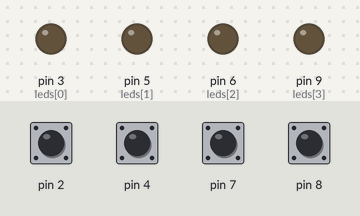
A sketch run on a simulated Arduino Leonardo, built with avr-gcc and run on an emulated ATmega32U4. Parts: output pins drawn as LEDs (lit = HIGH). The inputs (shaded band) are chosen by the test bench; at power-on: pin 2, pin 4, pin 7, pin 8 HIGH. Random numbers use the default seed unless the sketch sets one; USB keyboard and mouse output is not drawn.

Above: at 1.2 s.
1.3 s: pin 2 pulled LOW for 0.15 s
At 2.85 s:
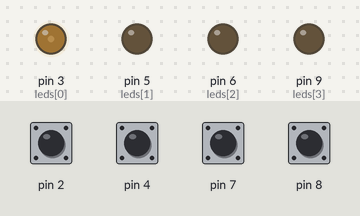
4.4 s: pin 2 pulled LOW for 1 s
At 5.1 s:
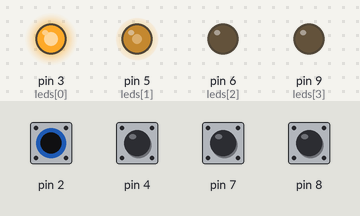
At 5.65 s:
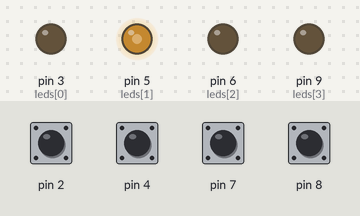
7.9 s: pin 2 pulled LOW for 0.15 s
11.0 s: pin 4 pulled LOW for 0.15 s
14.1 s: pin 2 pulled LOW for 0.15 s
At 15.35 s:
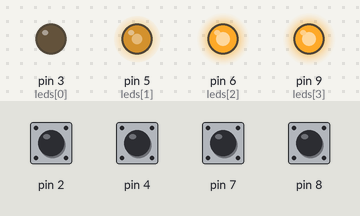
17.2 s: pin 7 pulled LOW for 0.15 s
Timing chart, 0 to 24.9 s (numbered marks = the images above; inputs shaded):
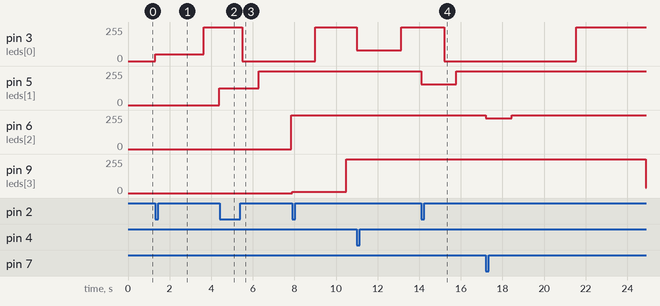

Measured:
- after the input at 4.4 s, pin 3 (leds[0]): 254/255 → 0/255 after 1.1 s
- after the input at 11.0 s, pin 5 (leds[1]): 254/255 → 156/255 after 3.1 s
- after the input at 14.1 s, pin 3 (leds[0]): 254/255 → 0/255 after 1.1 s; pin 6 (leds[2]): 254/255 → 230/255 after 3.1 s

The sketch:

hotkeysV1.ino
```cpp
#include "Keyboard.h"

#define PASSLENGTH 8

void setup() {
  pinMode(2, INPUT_PULLUP);
  pinMode(3, OUTPUT);

  pinMode(4, INPUT_PULLUP);
  pinMode(5, OUTPUT);

  pinMode(7, INPUT_PULLUP);
  pinMode(6, OUTPUT);

  pinMode(8, INPUT_PULLUP);
  pinMode(9, OUTPUT);

  Serial.begin(9600);
}

boolean grabar = false;

unsigned long lastDebounceTime = 0;
unsigned long timeDelay = 1000; //15000;

unsigned long ultimoCambio = 0;
unsigned long tiempoCambio = 5;

int leds[] = { 3, 5, 6, 9};
int i = 0;
int intensidad = 0;
boolean subeIntensidad = true;

void loop() {

  /*
     Boton 1
  */
  if (digitalRead(2) == LOW) {
    lastDebounceTime = millis();
    accionGrabar();
  }

  /*
     Boton 2
  */
  if (digitalRead(4) == LOW) {
    lastDebounceTime = millis();
    Keyboard.begin();
    Keyboard.press(KEY_LEFT_GUI);
    //Keyboard.press(KEY_LEFT_CTRL);
    Keyboard.press('d');
    delay(100);
    Keyboard.releaseAll();
    // wait for new window to open:
    delay(1000);
  }

  /*
     Boton 3
  */
  if (digitalRead(7) == LOW) {
    lastDebounceTime = millis();
    accion('t');
  }

  /*
   * Boton 4
   */
  if (digitalRead(8) == LOW) {
    lastDebounceTime = millis();
    generarPassword();
  }

  if ((millis() - lastDebounceTime) > timeDelay) {
    if ((millis() - ultimoCambio) > tiempoCambio) {
      ultimoCambio = millis();

      /*
      if(i > 3) {
        i= 0;
      }

      if (subeIntensidad) {
        if (intensidad < 254) {
          intensidad++;
        } else {
          intensidad = 0;
          //subeIntensidad = false;
          i++;
        }
      } else {
        if (intensidad > 0) {
          intensidad--;
        } else {
          //intensidad = 1;
          i++;
          subeIntensidad = true;
        }
      }
      */

      if(subeIntensidad) {
        if (intensidad < 254) {
          intensidad++;
        } else {
          if(i<3) {
            i++;
            intensidad = 0;
          } else {
            //subeIntensidad = false;
            i=0;
            intensidad = 0;
          }
        }
      }
      analogWrite(leds[i], intensidad);


    }

  }
}

char *alphabeth = "abcdefghijklmnopqrstuvwxyzABCDEFGHIJKLMNOPQRSTUVWXYZ0123456789";
const long alphabethLength = 60;//sizeof(alphabeth);
char pass[PASSLENGTH+1];  //we add 1 extra for the NULL
volatile bool generatePass;

void generarPassword() {
  Keyboard.begin();
  for (int n = 0; n < PASSLENGTH; n++) {
    Keyboard.press(alphabeth[random(0, alphabethLength)]);
    Keyboard.releaseAll();
  }
  delay(50);
  Keyboard.press(KEY_LEFT_SHIFT);
  Keyboard.press(KEY_HOME);
  Keyboard.releaseAll();
  delay(10);
  accion('c');
}

boolean grabando = false;

void accionGrabar() {
  if (grabando) {
    accion('d');
    grabando = false;
    digitalWrite(3, LOW);
  } else {
    accion('g');
    grabando = true;
    digitalWrite(3, HIGH);
  }
}

void accion(char accion) {
  Keyboard.begin();
  Keyboard.press(KEY_LEFT_CTRL);
  Keyboard.press(accion);
  delay(100);
  Keyboard.releaseAll();
  // wait for new window to open:
  delay(1000);
  //Keyboard.close();
}
```
